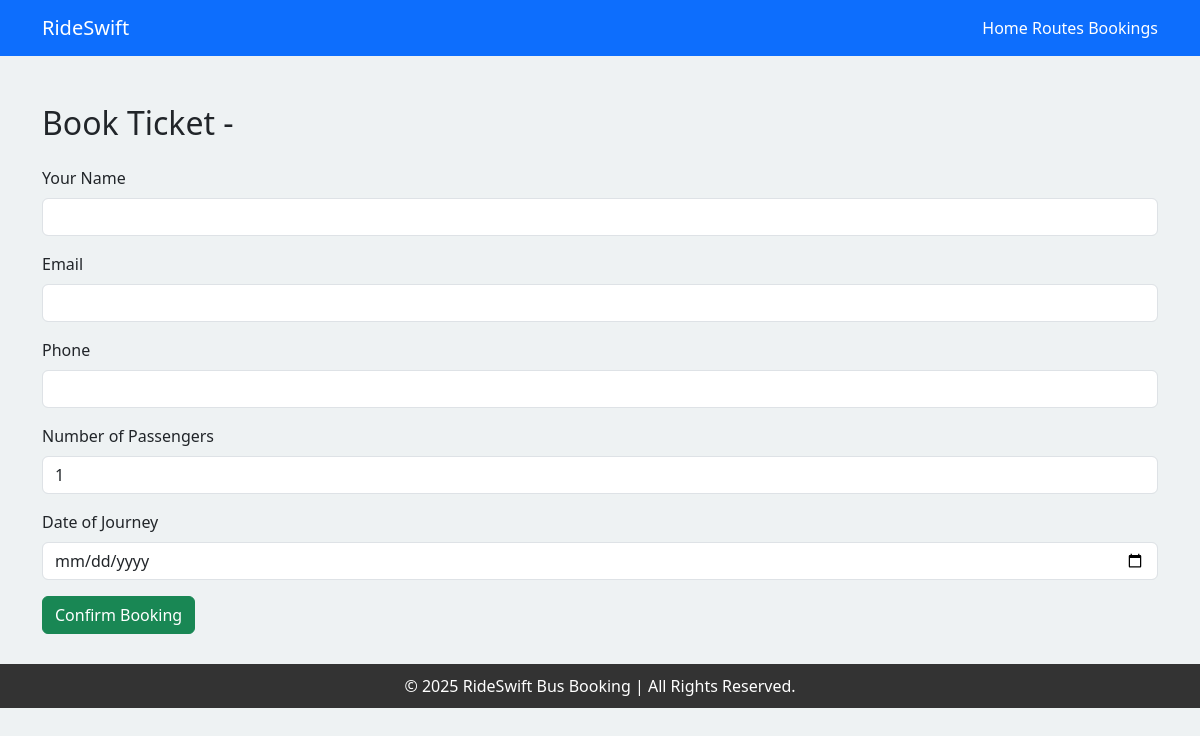
Page /book/422 on the earlier database version.
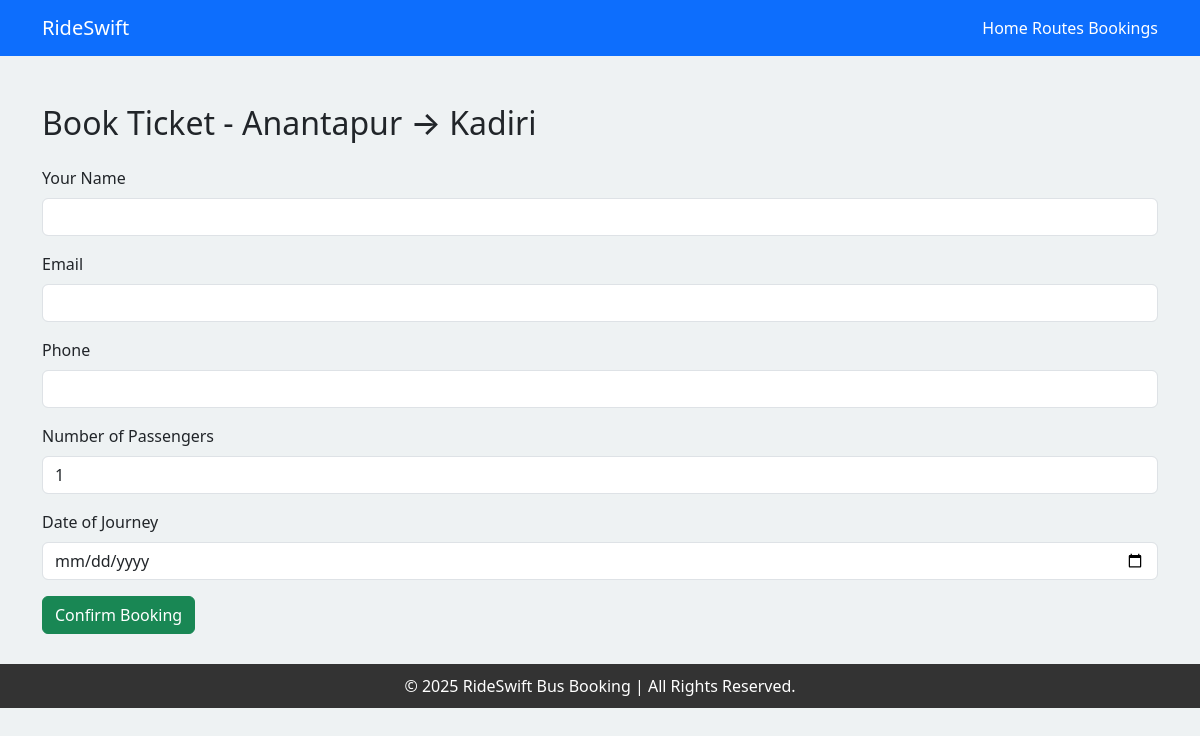
Same page on the later database version.
### tables this page shows
CREATE TABLE routes (
                id INTEGER PRIMARY KEY AUTOINCREMENT,
                route_name TEXT,
                departure_time TEXT,
                price REAL,
                available_seats INTEGER
                );

### app.py (the view, shortened to what this page needs)
@app.route('/book/<int:route_id>', methods=['GET', 'POST'])
def book_ticket(route_id):
    conn = sqlite3.connect(DB_NAME)
    c = conn.cursor()
    c.execute("SELECT * FROM routes WHERE id=?", (route_id,))
    route = c.fetchone()
    conn.close()
    return render_template('book.html', route=route)

### templates/book.html (shortened to what this page needs)
<!DOCTYPE html>
<html lang="en">
<head>
    <link href="https://cdn.jsdelivr.net/npm/bootstrap@5.3.2/dist/css/bootstrap.min.css" rel="stylesheet">
</head>
<body>
    <nav class="navbar navbar-expand-lg navbar-dark bg-primary">
        <div class="container">
            <a class="navbar-brand" href="/">RideSwift</a>
            <div>
                <a class="nav-link d-inline text-white" href="/">Home</a>
                <a class="nav-link d-inline text-white" href="/routes">Routes</a>
                <a class="nav-link d-inline text-white" href="/history">Bookings</a>
            </div>
        </div>
    </nav>
    <div class="container mt-5">
        <h2 class="mb-4">Book Ticket - {{ route[1] }}</h2>
        <form method="POST">
            <div class="mb-3">
                <label class="form-label">Your Name</label>
                <input type="text" name="name" class="form-control" required>
            </div>
            <div class="mb-3">
                <label class="form-label">Email</label>
                <input type="email" name="email" class="form-control" required>
            </div>
            <div class="mb-3">
                <label class="form-label">Phone</label>
                <input type="text" name="phone" class="form-control" required>
            </div>
            <div class="mb-3">
                <label class="form-label">Number of Passengers</label>
                <input type="number" id="num_passengers" name="num_passengers" class="form-control" min="1" max="5" value="1" onchange="generatePassengerFields()" required>
            </div>
            <div class="mb-3">
                <label class="form-label">Date of Journey</label>
                <input type="date" name="date" class="form-control" required>
            </div>
            <button type="submit" class="btn btn-success">Confirm Booking</button>
        </form>
    </div>
    <footer>
        &copy; 2025 RideSwift Bus Booking | All Rights Reserved.
    </footer>
</body>
</html>

Differences in the rows shown:
added routes: route_name "Anantapur → Kadiri"
